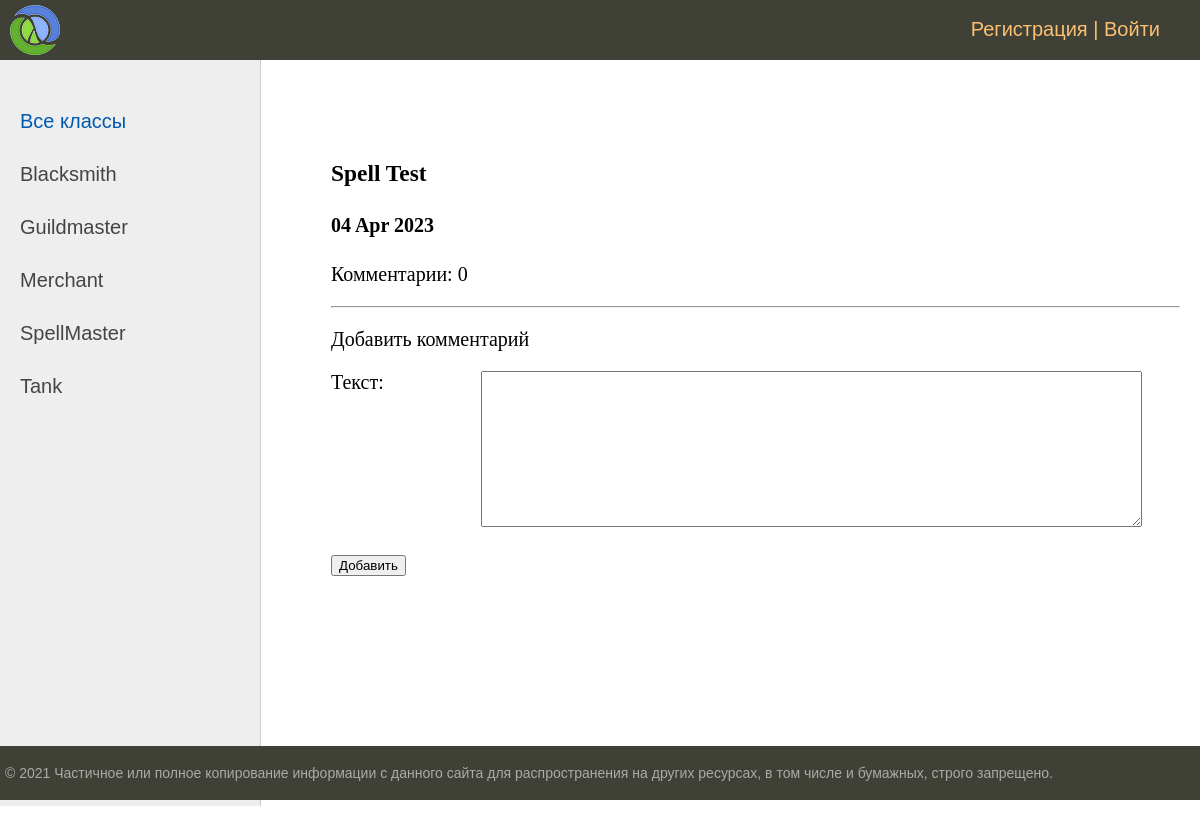
The app's page /post/spell-test/, older data.
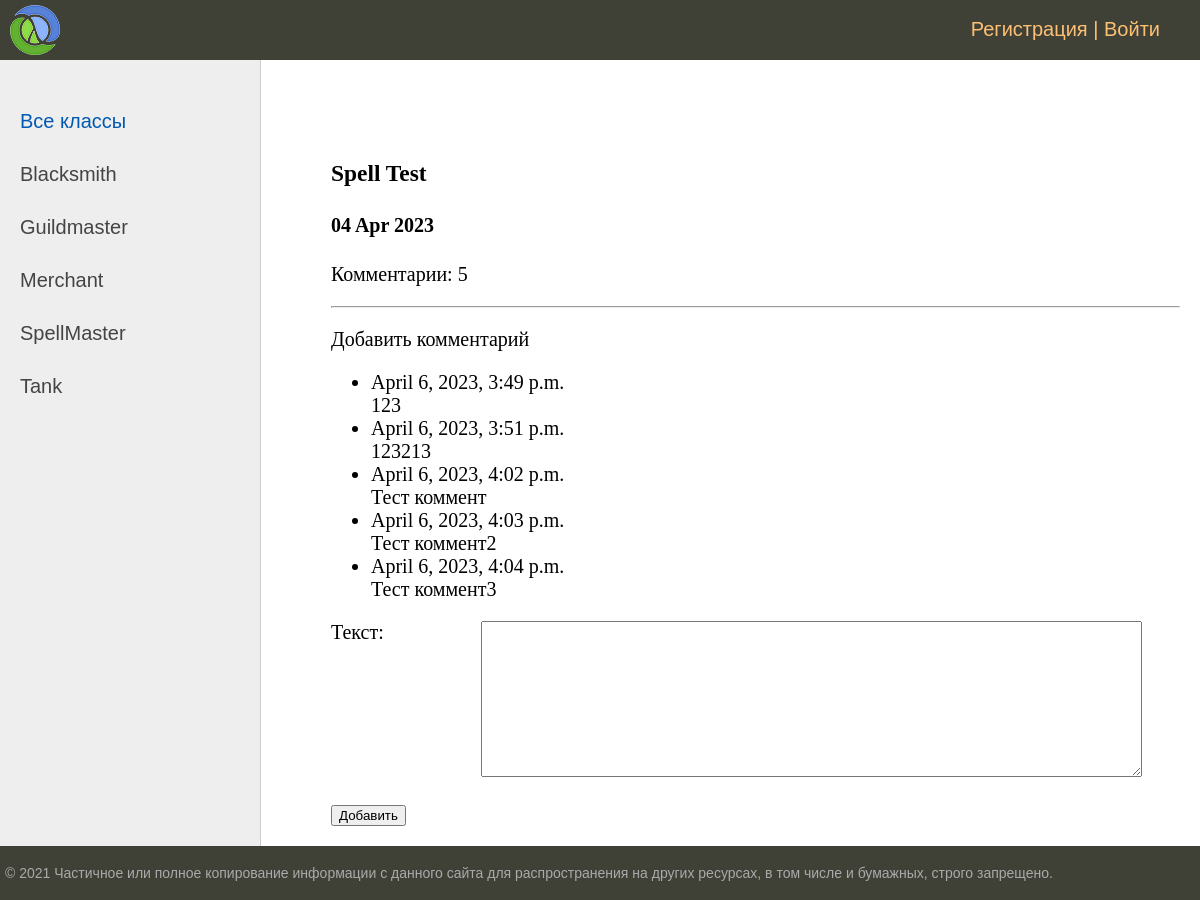
The same page, newer data.
### ads/models.py (models this page shows, shortened)
class Category(models.Model):
    name = models.CharField(max_length=255, choices=POSITION)
    slug = models.SlugField(max_length=255, unique=True, verbose_name="URL")
    def get_absolute_url(self):
        return reverse('category', kwargs={'category_slug': self.slug})

class Post(models.Model):
    user = models.ForeignKey(User, on_delete=models.CASCADE)
    slug = models.SlugField(max_length=255, unique=True, verbose_name="URL")
    created = models.DateTimeField(auto_now_add=True)
    category = models.ForeignKey(Category, on_delete=models.CASCADE)
    article = models.CharField(max_length=255)
    post_text = HTMLField(blank=True, default="")

class Comment(models.Model):
    post = models.ForeignKey(Post, on_delete=models.CASCADE, related_name='comments_post')
    user = models.ForeignKey(User, on_delete=models.CASCADE)
    text = models.CharField(max_length=255)
    time_in = models.DateTimeField(auto_now_add=True)

### ads/views.py (the view, shortened to what this page needs)
# urls.py: path('post/<slug:post_slug>/', PostDetail.as_view(), name='post'),
class PostDetail(DataMixin, DetailView, FormMixin):
    model = Post
    template_name = 'post.html'
    slug_url_kwarg = 'post_slug'
    context_object_name = 'post'
    form_class = CommentForm
    def get_context_data(self, **kwargs):
        context = super().get_context_data(**kwargs)
        c_def = self.get_user_context(title=f"{context['post'].article}")
        return dict(list(context.items()) + list(c_def.items()))
    def post(self, request, *args, **kwargs):
        form = self.get_form()
        if form.is_valid():
            messages.success(request, 'Комментарий добавлен.')
            return self.form_valid(form)
        else:
            return self.form_invalid(form)

### ads/forms.py
class CommentForm(forms.ModelForm):
    text = forms.CharField(max_length=255, label='Текст', widget=Textarea(attrs={"cols": 80, "rows": 10}))
    class Meta:
        model = Comment
        fields = [
           'text',
        ]

### ads/utils.py (called while the page is built)
        def get_user_context(self, **kwargs):
                context = kwargs
                categories = Category.objects.annotate(Count('post'))
                user_menu = menu.copy()
                if not self.request.user.is_authenticated:
                        user_menu.pop(0)
                context['menu'] = user_menu
                context['categories'] = categories
                if 'cat_selected' not in context:
                        context['cat_selected'] = 0
                return context

### templates/post.html (shortened to what this page needs)
{% extends "base.html" %}
{% block content %}
<h3>{{ post.article }}</h3>
<h4>{{ post.created|date:'d M Y' }}</h4>
<p>Комментарии: {{ post.comments_post.all.count }}</p>
<hr>
<p>Добавить комментарий</p>
<ul>
{% for c in post.comments_post.all %}
<li>
{{ c.time_in }}<br>
    {{ c.text }}
</li>
{% endfor %}
</ul>
<form action="#" method="post" enctype="multipart/form-data">
{% for f in form %}
<p><label class="form-label" for="{{ f.id_for_label }}">{{f.label}}: </label>{{ f }}</p>
{% endfor %}
        <button type="submit">Добавить</button>
</form>
{% endblock content %}

### templates/base.html (shortened to what this page needs)
{% load static %}
{% load custom_tags %}
<!DOCTYPE html>
<html>
<head>
	<link type="text/css" href="{% static 'css/styles.css' %}" rel="stylesheet" />
</head>
<body>
<table class="table-page" border=0 cellpadding="0" cellspacing="0">
<tr><td valign=top>
{% block mainmenu %}
		<div class="header">
			<ul id="mainmenu" class="mainmenu">
			<li class="logo"><a href="{% url 'post_list' %}"><div class="logo"></div></a></li>
				{% if request.user.is_authenticated %}
				<li class="last"> {{user.username}} | <a href="{% url 'logout' %}">Выйти</a></li>
				{% else %}
				<li class="last"><a href="{% url 'register' %}">Регистрация</a> | <a href="{% url 'login' %}">Войти</a></li>
				{% endif %}
			</ul>
		</div>
{% endblock mainmenu %}
<table class="table-content" border=0 cellpadding="0" cellspacing="0">
<tr>
	<td valign="top" class="left-chapters">
	<ul id="leftchapters">
{% if cat_selected == 0 %}
		<li class="selected">Все классы</li>
{% else %}
		<li><a href="{% url 'post_list' %}">Все классы</a></li>
{% endif %}
{% for c in categories %}
{% if c.post__count > 0  %}
	{% if c.pk == cat_selected %}
		<li class="selected">{{c.name}}</li>
	{% else %}
		<li><a href="{{c.get_absolute_url}}">{{c.name}}</a></li>
	{% endif %}
{% endif %}
{% endfor %}
	</ul>
</td>
<td valign="top" class="content">
	<div class="content-text">
{% block content %}
{% endblock %}
	</div>
</td></tr></table>
</td></tr>
<tr><td valign=top>
	<div id="footer">
		<p>&copy; 2021 Частичное или полное копирование информации с данного сайта для распространения на других ресурсах, в том числе и бумажных, строго запрещено.</p>
	</div>
</td></tr></table>
</body>
</html>

### static/css/styles.css (style rules this page uses)
html, body { font-family: 'Arial'; margin: 0; padding: 0; height: 100%; width: 100%; color: #444; }
a { color: #0059b2; text-decoration: none; }
.table-page { width: 100%; height: 100%; vertical-align: top; }
.table-page tr { height: 100%; }
.header { background: #3F4137; height: 60px; }
.logo { background: url('../images/logo.png') no-repeat 10px 5px; width: 70px; height: 60px; }
ul.mainmenu { list-style: none; margin: 0; padding: 0; height: 60px; color: #fdc073; font-size: 20px; overflow: hidden; }
ul.mainmenu li { float: left; margin: 18px 40px 0 30px; }
ul.mainmenu li.logo { margin: 0; }
ul.mainmenu li.last { float: right; }
ul.mainmenu li a { color: #fdc073; text-decoration: none; }
.table-content { width: 100%; min-height: 100%; height: 100%; }
.left-chapters { margin: 0; background: #eee; border-right: 1px solid #ccc; min-height: 100%; }
.left-chapters ul { width: 230px; min-height: 100%; margin: 0; padding: 20px 10px 10px 20px; list-style: none; font-size: 20px; }
.left-chapters ul li { margin: 30px 0 0 0; color: #999; }
.left-chapters ul li.selected { color: #0059b2; }
.left-chapters ul li a { color: #444; text-decoration: none; }
.content { padding: 40px 20px 20px 40px; width: 100%; box-sizing: border-box; }
.content-text { margin: 60px 0 0 30px; color: #000; font-size: 20px; font-family: Yandex Sans Display Light; }
#footer { box-sizing: border-box; background: #3F4137; padding: 5px; color: #aaa; font-size: 14px; font-family: Verdana, Geneva, Arial, Helvetica; text-align: left; overflow: hidden; }
.form-label { display: inline-block; min-width: 150px; vertical-align: top; }

Row changes from the older to the newer data that the page shows:
computed for Post "Spell Test": comments_post.all.count "0" → "5"
added Comment: time_in "April 6, 2023, 3:49 p.m.", text "123"
added Comment: time_in "April 6, 2023, 3:51 p.m.", text "123213"
added Comment: time_in "April 6, 2023, 4:02 p.m.", text "Тест коммент"
added Comment: time_in "April 6, 2023, 4:03 p.m.", text "Тест коммент2"
added Comment: time_in "April 6, 2023, 4:04 p.m.", text "Тест коммент3"
